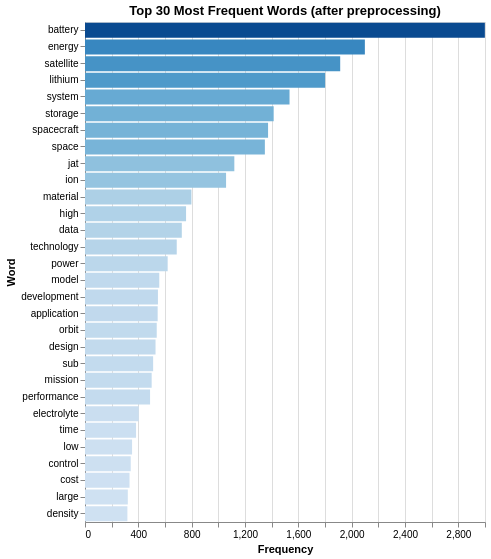

This figure's notebook cell:
### Markdown cell above
The above stacked histogram shows the relationship between the length of each abstract in words and how many documents fall in this category. The results showed that most results are between 100 to 220. The category 'battery' with blue color tend to have longer abstracts, followed by 'space' category with orange color.

### Code cell
# --- Chart 3: Top 30 Most Frequent Words ---
# After preprocessing, it shows which words appear most often across the entire corpus?

from collections import Counter

all_tokens = [token for tokens in df['tokens'] for token in tokens]
word_freq = Counter(all_tokens).most_common(30)
word_df = pd.DataFrame(word_freq, columns=['word', 'frequency'])

chart_words = alt.Chart(word_df).mark_bar().encode(
    x=alt.X('frequency:Q', title='Frequency'),
    y=alt.Y('word:N', sort='-x', title='Word'),
    color=alt.Color('frequency:Q', scale=alt.Scale(scheme='blues'), legend=None),
    tooltip=['word', 'frequency']
).properties(
    title='Top 30 Most Frequent Words (after preprocessing)',
    width=400,
    height=500
)

chart_words

### Figure 1 — Vega specification as saved in the notebook (floating-point values rounded to 4 significant figures)
{"$schema": "https://vega.github.io/schema/vega/v5.json", "data": [{"name": "source_0"}, {"name": "data_0", "values": [{"frequency": 2999, "frequency_end": 2999.0, "frequency_start": 0.0, "word": "battery"}, {"frequency": 2099, "frequency_end": 2099.0, "frequency_start": 0.0, "word": "energy"}, {"frequency": 1914, "frequency_end": 1914.0, "frequency_start": 0.0, "word": "satellite"}, {"frequency": 1801, "frequency_end": 1801.0, "frequency_start": 0.0, "word": "lithium"}, {"frequency": 1534, "frequency_end": 1534.0, "frequency_start": 0.0, "word": "system"}, {"frequency": 1415, "frequency_end": 1415.0, "frequency_start": 0.0, "word": "storage"}, {"frequency": 1373, "frequency_end": 1373.0, "frequency_start": 0.0, "word": "spacecraft"}, {"frequency": 1349, "frequency_end": 1349.0, "frequency_start": 0.0, "word": "space"}, {"frequency": 1120, "frequency_end": 1120.0, "frequency_start": 0.0, "word": "jat"}, {"frequency": 1058, "frequency_end": 1058.0, "frequency_start": 0.0, "word": "ion"}, {"frequency": 798, "frequency_end": 798.0, "frequency_start": 0.0, "word": "material"}, {"frequency": 758, "frequency_end": 758.0, "frequency_start": 0.0, "word": "high"}, {"frequency": 726, "frequency_end": 726.0, "frequency_start": 0.0, "word": "data"}, {"frequency": 688, "frequency_end": 688.0, "frequency_start": 0.0, "word": "technology"}, {"frequency": 620, "frequency_end": 620.0, "frequency_start": 0.0, "word": "power"}, {"frequency": 557, "frequency_end": 557.0, "frequency_start": 0.0, "word": "model"}, {"frequency": 547, "frequency_end": 547.0, "frequency_start": 0.0, "word": "development"}, {"frequency": 545, "frequency_end": 545.0, "frequency_start": 0.0, "word": "application"}, {"frequency": 538, "frequency_end": 538.0, "frequency_start": 0.0, "word": "orbit"}, {"frequency": 529, "frequency_end": 529.0, "frequency_start": 0.0, "word": "design"}, {"frequency": 511, "frequency_end": 511.0, "frequency_start": 0.0, "word": "sub"}, {"frequency": 500, "frequency_end": 500.0, "frequency_start": 0.0, "word": "mission"}, {"frequency": 488, "frequency_end": 488.0, "frequency_start": 0.0, "word": "performance"}, {"frequency": 403, "frequency_end": 403.0, "frequency_start": 0.0, "word": "electrolyte"}, {"frequency": 383, "frequency_end": 383.0, "frequency_start": 0.0, "word": "time"}, {"frequency": 353, "frequency_end": 353.0, "frequency_start": 0.0, "word": "low"}, {"frequency": 343, "frequency_end": 343.0, "frequency_start": 0.0, "word": "control"}, {"frequency": 334, "frequency_end": 334.0, "frequency_start": 0.0, "word": "cost"}, {"frequency": 321, "frequency_end": 321.0, "frequency_start": 0.0, "word": "large"}, {"frequency": 318, "frequency_end": 318.0, "frequency_start": 0.0, "word": "density"}]}, {"name": "source_0_y_domain_word", "values": [{"sort_field": 2999, "word": "battery"}, {"sort_field": 2099, "word": "energy"}, {"sort_field": 1914, "word": "satellite"}, {"sort_field": 1801, "word": "lithium"}, {"sort_field": 1534, "word": "system"}, {"sort_field": 1415, "word": "storage"}, {"sort_field": 1373, "word": "spacecraft"}, {"sort_field": 1349, "word": "space"}, {"sort_field": 1120, "word": "jat"}, {"sort_field": 1058, "word": "ion"}, {"sort_field": 798, "word": "material"}, {"sort_field": 758, "word": "high"}, {"sort_field": 726, "word": "data"}, {"sort_field": 688, "word": "technology"}, {"sort_field": 620, "word": "power"}, {"sort_field": 557, "word": "model"}, {"sort_field": 547, "word": "development"}, {"sort_field": 545, "word": "application"}, {"sort_field": 538, "word": "orbit"}, {"sort_field": 529, "word": "design"}, {"sort_field": 511, "word": "sub"}, {"sort_field": 500, "word": "mission"}, {"sort_field": 488, "word": "performance"}, {"sort_field": 403, "word": "electrolyte"}, {"sort_field": 383, "word": "time"}, {"sort_field": 353, "word": "low"}, {"sort_field": 343, "word": "control"}, {"sort_field": 334, "word": "cost"}, {"sort_field": 321, "word": "large"}, {"sort_field": 318, "word": "density"}]}, {"name": "data_0_color_domain_frequency", "values": [{"min": 318, "max": 2999}]}], "marks": [{"type": "rect", "name": "marks", "from": {"data": "data_0"}, "encode": {"update": {"height": {"signal": "max(0.25, bandwidth('y'))"}, "x": {"field": "frequency_end", "scale": "x"}, "fill": {"field": "frequency", "scale": "color"}, "tooltip": {"signal": "{\"word\": isValid(datum[\"word\"]) ? datum[\"word\"] : \"\"+datum[\"word\"], \"frequency\": format(datum[\"frequency\"], \"\")}"}, "x2": {"field": "frequency_start", "scale": "x"}, "y": {"field": "word", "scale": "y"}}}, "style": ["bar"]}], "scales": [{"name": "x", "type": "linear", "domain": {"data": "data_0", "fields": ["frequency_start", "frequency_end"]}, "range": [0, {"signal": "width"}], "zero": true, "nice": true}, {"name": "y", "type": "band", "domain": {"data": "source_0_y_domain_word", "field": "word", "sort": {"op": "max", "field": "sort_field", "order": "descending"}}, "range": [0, {"signal": "height"}], "paddingInner": 0.1, "paddingOuter": 0.05}, {"name": "color", "type": "linear", "domain": [{"signal": "(data(\"data_0_color_domain_frequency\")[0] || {}).min"}, {"signal": "(data(\"data_0_color_domain_frequency\")[0] || {}).max"}], "range": {"scheme": "blues"}, "zero": false, "interpolate": "hcl"}], "axes": [{"scale": "x", "grid": true, "minExtent": 0, "orient": "bottom", "maxExtent": 0, "tickCount": {"signal": "ceil(width/40)"}, "domain": false, "aria": false, "gridScale": "y", "zindex": 0, "labels": false, "ticks": false}, {"scale": "x", "labelOverlap": true, "tickCount": {"signal": "ceil(width/40)"}, "zindex": 0, "grid": false, "orient": "bottom", "title": "Frequency", "labelFlush": true}, {"scale": "y", "zindex": 0, "orient": "left", "grid": false, "title": "Word"}], "title": {"text": "Top 30 Most Frequent Words (after preprocessing)", "frame": "group"}, "background": "white", "padding": 5, "width": 400, "style": "cell", "height": 500}
